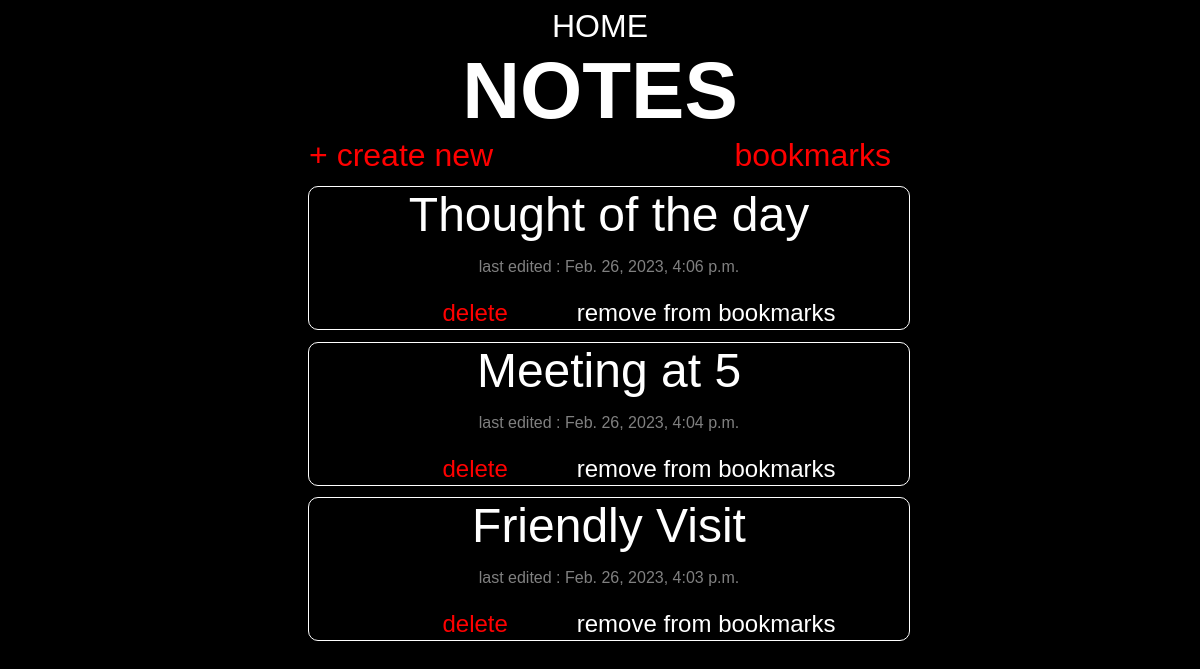
The page / on the database its author committed.
### base/models.py (models this page shows, shortened)
class Notes(models.Model):
    title = models.CharField(max_length=20)
    description = models.TextField(blank=True, null=True)
    lastedit = models.DateTimeField(auto_now=True)
    picture = models.ImageField(upload_to="media", null=True, blank=True, default='media/body.png')
    bookmark = models.IntegerField(default=0)
    class Meta:
        ordering = ['-lastedit']

### base/views.py (the view)
# urls.py: path('', views.homepage, name='home'),
def homepage(request):
    notes = Notes.objects.all()
    dict = {'notes': notes}
    return render(request, 'base/homepage.html', dict)

### base/templates/base/homepage.html (shortened to what this page needs)
{% extends 'main.html' %}
{% block content %}
<h1>NOTES</h1>
<div>
    <span><a href="{% url 'newnote' %}" class="link">+ create new</a></span>
    <span><a href="{% url 'viewbookmarks' %} " class="link">bookmarks</a></span>
    <div>
        {% for i in notes %}
        <div class="notesblock">
            <a href="{% url 'notes' i.id %}" id="title">{{i.title}}</a>
            <p>last edited : {{i.lastedit}}</p>
            <a href="{% url 'delete' i.id %}" class="link button">delete</a>
            {%if i.bookmark == 0 %}
            <a href="{% url 'addBookmark' i.id%}" class="link button">add to bookmarks</a>
            {%else%}
            <a href="{% url 'deleteBookmark' i.id%}" class="button">remove from bookmarks</a>
            {%endif%}
        </div>
        {% endfor %}
    </div>
</div>
{% endblock %}

### templates/main.html (shortened to what this page needs)
<!doctype html>
<html lang="en">
<head>
</head>
<body>
    <nav><a href="\">HOME</a></nav>
    {% block content %}
    {% endblock %}
</body>
</html>

### base/templates/base/homepage.html (style rules this page uses)
.notesblock { width: 50vw; border: 1px solid white; margin: 1%; border-radius: 10px; margin-left: 25vw; font-size: 2em; }
.link { font-size: 2em; color: red; margin: 0% 10% 0 10%; }
p { font-size: .5em; color: grey; }
.button { font-size: .75em; }
h1 { font-size: 5em; margin: 0; }
#title { font-size: 1.5em; }

### templates/main.html (style rules this page uses)
* { background-color: black; color: white; font-family: Arial, Helvetica, sans-serif; text-align: center; }
nav { text-align: center; font-size: 2em; }
a { text-decoration: none; }

### rows shown on the page
Notes: title "Thought of the day", lastedit "Feb. 26, 2023, 4:06 p.m.", bookmark "remove from bookmarks"
Notes: title "Meeting at 5", lastedit "Feb. 26, 2023, 4:04 p.m.", bookmark "remove from bookmarks"
Notes: title "Friendly Visit", lastedit "Feb. 26, 2023, 4:03 p.m.", bookmark "remove from bookmarks"
